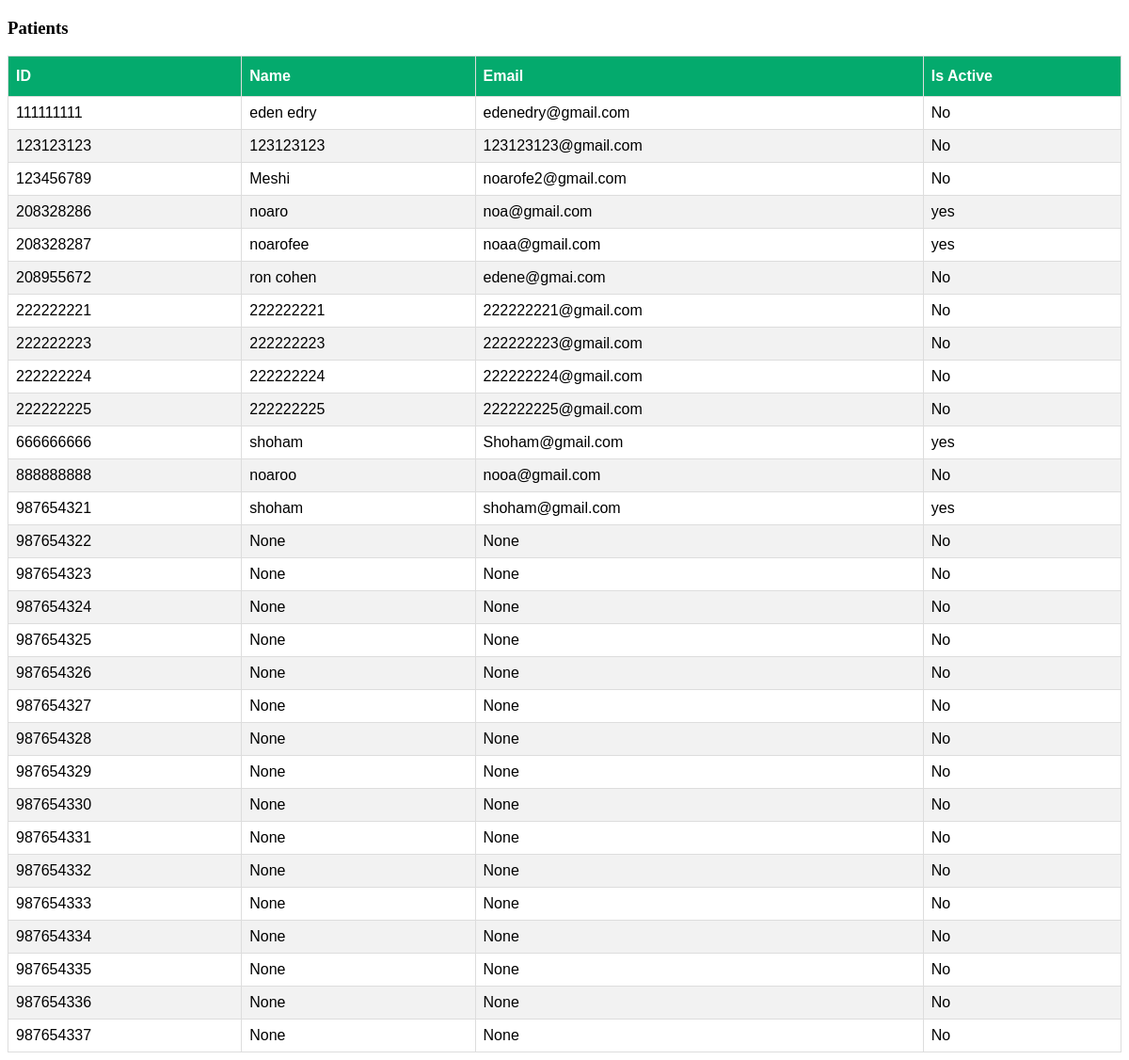
Page /patients on the committed database.
### website/models.py (models this page shows)
class User(db.Model):
    ID = db.Column(db.Integer, primary_key=True)
    email = db.Column(db.String(150), unique=True)
    password = db.Column(db.String(150))
    Name = db.Column(db.String(150))
    role = db.Column(db.String(150))
    is_active_patient = db.Column(db.Integer)
    allergy = db.Column(db.String(150))

### website/views.py (the view)
@views.route('/patients')
def patients():
    return render_template("patients.html", patients=User.query.all())

### website/templates/patients.html (shortened to what this page needs)
<!DOCTYPE html>
<html lang="en">
<head>
</head>
<body>
  <h3>Patients</h3>
    <table>
        <thead>
            <tr>
                <th>ID</th>
                <th>Name</th>
                <th>Email</th>
                <th>Is Active</th>
            </tr>
        </thead>
        <tbody>
            {% for patient in patients %}
                <tr>
                    <td>{{ patient.ID }}</td>
                    <td>{{ patient.Name }}</td>
                    <td>{{ patient.email }}</td>
                    <td>{{ "yes" if patient.is_active_patient==1 else "No" }}</td>
                </tr>
            {% endfor %}
        </tbody>
    </table>
</body>
</html>

### website/templates/patients.html (style rules this page uses)
table { font-family: Arial, Helvetica, sans-serif; border-collapse: collapse; width: 100%; }
table td, table th { border: 1px solid #ddd; padding: 8px; }
table tr:nth-child(even) { background-color: #f2f2f2; }
table th { padding-top: 12px; padding-bottom: 12px; text-align: left; background-color: #04AA6D; color: white; }

### rows in the picture
User: ID "111111111", Name "eden edry", email "edenedry@gmail.com", is_active_patient "No"
User: ID "123123123", Name "123123123", email "123123123@gmail.com", is_active_patient "No"
User: ID "123456789", Name "Meshi", email "noarofe2@gmail.com", is_active_patient "No"
User: ID "208328286", Name "noaro", email "noa@gmail.com", is_active_patient "yes"
User: ID "208328287", Name "noarofee", email "noaa@gmail.com", is_active_patient "yes"
User: ID "208955672", Name "ron cohen", email "edene@gmai.com", is_active_patient "No"
User: ID "222222221", Name "222222221", email "222222221@gmail.com", is_active_patient "No"
User: ID "222222223", Name "222222223", email "222222223@gmail.com", is_active_patient "No"
User: ID "222222224", Name "222222224", email "222222224@gmail.com", is_active_patient "No"
User: ID "222222225", Name "222222225", email "222222225@gmail.com", is_active_patient "No"
User: ID "666666666", Name "shoham", email "Shoham@gmail.com", is_active_patient "yes"
User: ID "888888888", Name "noaroo", email "nooa@gmail.com", is_active_patient "No"
User: ID "987654321", Name "shoham", email "shoham@gmail.com", is_active_patient "yes"
User: ID "987654322", Name "None", email "None", is_active_patient "No"
User: ID "987654323", Name "None", email "None", is_active_patient "No"
User: ID "987654324", Name "None", email "None", is_active_patient "No"
User: ID "987654325", Name "None", email "None", is_active_patient "No"
User: ID "987654326", Name "None", email "None", is_active_patient "No"
User: ID "987654327", Name "None", email "None", is_active_patient "No"
User: ID "987654328", Name "None", email "None", is_active_patient "No"
User: ID "987654329", Name "None", email "None", is_active_patient "No"
User: ID "987654330", Name "None", email "None", is_active_patient "No"
User: ID "987654331", Name "None", email "None", is_active_patient "No"
User: ID "987654332", Name "None", email "None", is_active_patient "No"
User: ID "987654333", Name "None", email "None", is_active_patient "No"
User: ID "987654334", Name "None", email "None", is_active_patient "No"
User: ID "987654335", Name "None", email "None", is_active_patient "No"
User: ID "987654336", Name "None", email "None", is_active_patient "No"
User: ID "987654337", Name "None", email "None", is_active_patient "No"
